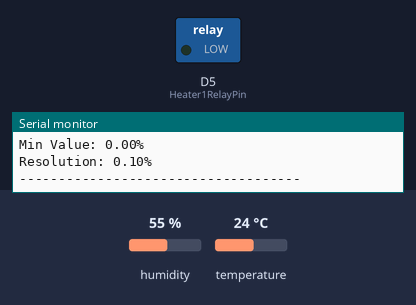
Recording of a sketch running on a simulated Arduino MKR. On the bench: switched loads named in the sketch (green lamp = pin HIGH), the last lines printed to the serial monitor. The inputs (shaded band) are chosen by the test bench; at power-on: temperature 24 °C, humidity 55 %. WiFi joins after 1.5 s; servers stay silent unless stated.

Above: at 3.0 s.
3.1 s: temperature set to 28 °C
At 4.2 s:
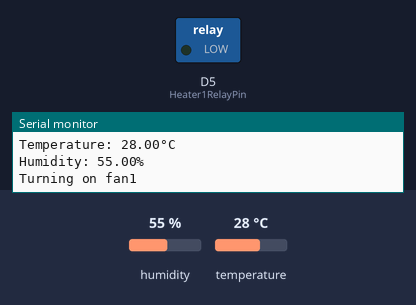
6.1 s: temperature set to 12 °C
At 8.4 s:
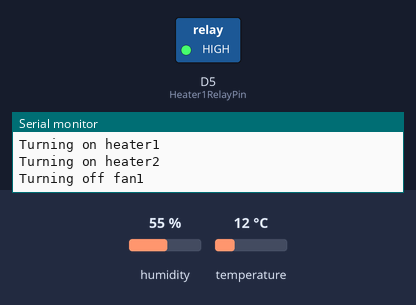
Timing chart, 0 to 9.9 s (numbered marks = the images above; inputs shaded):
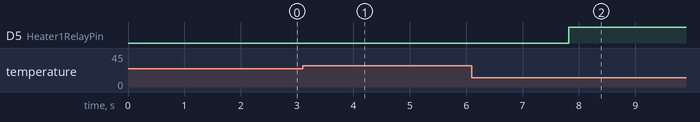

Measured:
- after the input at 3.1 s, D5 (Heater1RelayPin): stays LOW (without the input it goes to HIGH after 0.71 s)
- after the input at 6.1 s, D5 (Heater1RelayPin): LOW → HIGH after 1.7 s

The sketch:

temp_regulator.ino
```cpp
#define BLYNK_DEBUG // Optional, this enables lots of prints
#define BLYNK_PRINT Serial

// DHT Temperature & Humidity Sensor
// Unified Sensor Library Example
// Written by Tony DiCola for Adafruit Industries
// Released under an MIT license.

// REQUIRES the following Arduino libraries:
// - DHT Sensor Library: https://github.com/adafruit/DHT-sensor-library
// - Adafruit Unified Sensor Lib: https://github.com/adafruit/Adafruit_Sensor

#include <Adafruit_Sensor.h>
#include <DHT.h>
#include <DHT_U.h>
#include <SPI.h>
#include <WiFiNINA.h>
#include <BlynkSimpleWiFiNINA.h> // for Blynk
#include <Arduino_MKRENV.h> // For the ENV Shield
//
//// Blynk credentials
char auth[] = "123";
char ssid[] = "123";
char pass[] = "123";

//MKR board pin location:-
//AREF DAC0 A1 A2 A3 A4 A5 A6 0 1 2 3 4 5
//5V VIN VCC G RST TX RX SCL SDA MISO SCK MOSI
#define DehumidifierRelayPin 1
#define Fan1RelayPin 3
#define Heater2RelayPin 4
#define Heater1RelayPin 5
#define DHTPIN 7 // Digital pin connected to the DHT sensor
// Feather HUZZAH ESP8266 note: use pins 3, 4, 5, 12, 13 or 14 --
// Pin 15 can work but DHT must be disconnected during program upload.

// Uncomment the type of sensor in use:
//#define DHTTYPE DHT11 // DHT 11
#define DHTTYPE DHT22 // DHT 22 (AM2302)
//#define DHTTYPE DHT21 // DHT 21 (AM2301)

// See guide for details on sensor wiring and usage:
// https://learn.adafruit.com/dht/overview

//define Blynk virtual pins
#define vTempSetPoint V0
#define vHeaterActive V1
#define vFanActive V2
#define vDehumActive V3
#define vSystemOnOff V4
#define vEnvironmentalTemp V5
#define vEnvironmentalHumidity V6
#define vTerminal V7
#define vDehumidifierSetPoint V8
#define vSystemStatus V9
#define vVariableStatus V10
#define vSystemActive V11


// define variables & set defaults
bool isFirstConnect = true; // Keep this flag not to re-sync on every reconnection
bool bSystemOn = false;
bool bHeaterActive = false;
bool bFanActive = false;
bool bDehumActive = false;
bool bDisplayStatus = false;
bool bDisplayVariable = false;
int iTempSetPoint = 25;
int iHeaterOnTemp = 23; // CHANGE ME back to 23
int iHeaterOffTemp = 27;
int iFanOnTemp = 27;
int iFanOffTemp = 20;
int iDehumidifierSetpoint = 50;
int iReadFailCount = 0;
float EnvironmentTemp;
float EnvironmentHumidity;


void controlHeatersAndFans(){

   // if env temp is <= iHeaterOffTemp variable & the heater flag is low switch Heater_Relay pin(s)"on"
  if (EnvironmentTemp <= iHeaterOffTemp && !bHeaterActive){
    digitalWrite(Heater1RelayPin, HIGH);
    // digitalWrite(Heater2RelayPin, HIGH);
    bHeaterActive = true; // toggle the heater flag
    Serial.print("Turning on heater1\n");
  }

   //if env temp is <= iTempSetPoint variable & the fan flag is high switch Heater2_Relay pin(s)"on"
  //Bring on the second heater if struggling to get to temp
  if (EnvironmentTemp <= iTempSetPoint){
    digitalWrite(Heater2RelayPin, HIGH);
    Serial.print("Turning on heater2\n");
  }

   //turn off the second heater once temp set point is reached
  if (EnvironmentTemp >= iTempSetPoint && bHeaterActive ){
    digitalWrite(Heater2RelayPin, LOW);
    Serial.print("Turning off heater2\n");
  }

   //if the env temp is >= to HeaterOff varibale & the heater flag is high then turn the Heater_Relay pin(s) off
  if (EnvironmentTemp >= iHeaterOffTemp && bHeaterActive ){
    digitalWrite(Heater1RelayPin, LOW);
    digitalWrite(Heater2RelayPin, LOW);
    bHeaterActive = false; // toggle the heater flag
    Serial.print("Turning off heater1\n");
    Serial.print("Turning off heater2\n");
  }

   // if env temp >= iFanOnTemp variable and fan is not running switch Fan_Relay pin(s) "on"
  if (EnvironmentTemp >= iFanOnTemp && !bFanActive){
    digitalWrite(Fan1RelayPin, HIGH);
    bFanActive = true;
    Serial.print("Turning on fan1\n");
  }
  // if env temp <= iFanOffTemp variable and fan is running then switch Fan_Relay pin(s) "Off"
  if (EnvironmentTemp <= iFanOffTemp && bFanActive){
    digitalWrite(Fan1RelayPin, LOW);
    bFanActive = false;
    Serial.print("Turning off fan1\n");
  }
}


DHT_Unified dht(DHTPIN, DHTTYPE);

uint32_t delayMS;

void setup() {
  Blynk.begin(auth, ssid, pass);
  Serial.begin(9600);
  // Initialize device.
  dht.begin();
  Serial.println(F("DHTxx Unified Sensor Example"));
  // Print temperature sensor details.
  sensor_t sensor;
  dht.temperature().getSensor(&sensor);
  Serial.println(F("------------------------------------"));
  Serial.println(F("Temperature Sensor"));
  Serial.print (F("Sensor Type: ")); Serial.println(sensor.name);
  Serial.print (F("Driver Ver: ")); Serial.println(sensor.version);
  Serial.print (F("Unique ID: ")); Serial.println(sensor.sensor_id);
  Serial.print (F("Max Value: ")); Serial.print(sensor.max_value); Serial.println(F("°C"));
  Serial.print (F("Min Value: ")); Serial.print(sensor.min_value); Serial.println(F("°C"));
  Serial.print (F("Resolution: ")); Serial.print(sensor.resolution); Serial.println(F("°C"));
  Serial.println(F("------------------------------------"));
  // Print humidity sensor details.
  dht.humidity().getSensor(&sensor);
  Serial.println(F("Humidity Sensor"));
  Serial.print (F("Sensor Type: ")); Serial.println(sensor.name);
  Serial.print (F("Driver Ver: ")); Serial.println(sensor.version);
  Serial.print (F("Unique ID: ")); Serial.println(sensor.sensor_id);
  Serial.print (F("Max Value: ")); Serial.print(sensor.max_value); Serial.println(F("%"));
  Serial.print (F("Min Value: ")); Serial.print(sensor.min_value); Serial.println(F("%"));
  Serial.print (F("Resolution: ")); Serial.print(sensor.resolution); Serial.println(F("%"));
  Serial.println(F("------------------------------------"));
  // Set delay between sensor readings based on sensor details.
  delayMS = sensor.min_delay / 1000;


  // set up digital pins
  pinMode(Heater1RelayPin, OUTPUT);// set mode
  digitalWrite(Heater1RelayPin, LOW);
}

void blynkWrite() {
  Blynk.virtualWrite(V5, EnvironmentTemp);
}

void loop() {
  // Delay between measurements.
  delay(delayMS);
  // Get temperature event and print its value.
  sensors_event_t event;
  dht.temperature().getEvent(&event);
  if (isnan(event.temperature)) {
      Serial.println(F("Error reading temperature!"));
    } else {
      Serial.print(F("Temperature: "));
      Serial.print(event.temperature);
      Serial.println(F("°C"));
      EnvironmentTemp = event.temperature;
    }

  // Get humidity event and print its value.
  dht.humidity().getEvent(&event);
  if (isnan(event.relative_humidity)) {
    Serial.println(F("Error reading humidity!"));
  } else {
    Serial.print(F("Humidity: "));
    Serial.print(event.relative_humidity);
    Serial.println(F("%"));
    EnvironmentHumidity = event.relative_humidity;
  }
  Blynk.run();
  blynkWrite();
  controlHeatersAndFans();

//  if (EnvironmentTemp <= iHeaterOnTemp) {
//    Serial.print("Heater On!!\n");
//    digitalWrite(Heater1RelayPin, HIGH);
//  } else {
//    Serial.print("Heater Off!\n");
//  }

//  Serial.print(EnvironmentTemp);
//  Serial.print("\n");
//  Serial.print(EnvironmentHumidity);
//  Serial.print("\n");
}
```
